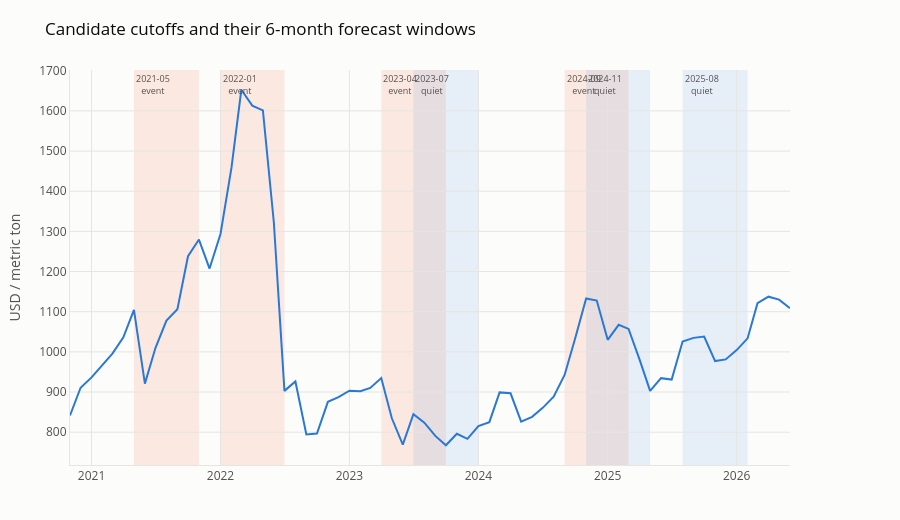

Notebook code for this chart:
### Markdown cell above
---
## 4. Do the candidate cutoffs actually look right?

Each shaded band is one cutoff's 6-month forecast window. Orange bands are the
"event" cutoffs, blue are "quiet".

**This chart is the check on the cutoff choice.** An event window should visibly
contain a shock; a quiet window should look flat. If one doesn't, swap it.

### Code cell
plot_cutoff_windows(prices)

### Figure 1 — Plotly figure (JSON) as saved in the notebook; plotly's stock layout.template omitted (floating-point values rounded to 4 significant figures)
{"data": [{"hovertemplate": "%{x|%b %Y}<br><b>$%{y:.0f}</b>/tonne<extra></extra>", "line": {"color": "#2a78d6", "width": 2}, "mode": "lines", "name": "Palm oil", "type": "scatter", "x": ["2020-11-01T00:00:00.000000", "2020-12-01T00:00:00.000000", "2021-01-01T00:00:00.000000", "2021-02-01T00:00:00.000000", "2021-03-01T00:00:00.000000", "2021-04-01T00:00:00.000000", "2021-05-01T00:00:00.000000", "2021-06-01T00:00:00.000000", "2021-07-01T00:00:00.000000", "2021-08-01T00:00:00.000000", "2021-09-01T00:00:00.000000", "2021-10-01T00:00:00.000000", "2021-11-01T00:00:00.000000", "2021-12-01T00:00:00.000000", "2022-01-01T00:00:00.000000", "2022-02-01T00:00:00.000000", "2022-03-01T00:00:00.000000", "2022-04-01T00:00:00.000000", "2022-05-01T00:00:00.000000", "2022-06-01T00:00:00.000000", "2022-07-01T00:00:00.000000", "2022-08-01T00:00:00.000000", "2022-09-01T00:00:00.000000", "2022-10-01T00:00:00.000000", "2022-11-01T00:00:00.000000", "2022-12-01T00:00:00.000000", "2023-01-01T00:00:00.000000", "2023-02-01T00:00:00.000000", "2023-03-01T00:00:00.000000", "2023-04-01T00:00:00.000000", "2023-05-01T00:00:00.000000", "2023-06-01T00:00:00.000000", "2023-07-01T00:00:00.000000", "2023-08-01T00:00:00.000000", "2023-09-01T00:00:00.000000", "2023-10-01T00:00:00.000000", "2023-11-01T00:00:00.000000", "2023-12-01T00:00:00.000000", "2024-01-01T00:00:00.000000", "2024-02-01T00:00:00.000000", "2024-03-01T00:00:00.000000", "2024-04-01T00:00:00.000000", "2024-05-01T00:00:00.000000", "2024-06-01T00:00:00.000000", "2024-07-01T00:00:00.000000", "2024-08-01T00:00:00.000000", "2024-09-01T00:00:00.000000", "2024-10-01T00:00:00.000000", "2024-11-01T00:00:00.000000", "2024-12-01T00:00:00.000000", "2025-01-01T00:00:00.000000", "2025-02-01T00:00:00.000000", "2025-03-01T00:00:00.000000", "2025-04-01T00:00:00.000000", "2025-05-01T00:00:00.000000", "2025-06-01T00:00:00.000000", "2025-07-01T00:00:00.000000", "2025-08-01T00:00:00.000000", "2025-09-01T00:00:00.000000", "2025-10-01T00:00:00.000000", "2025-11-01T00:00:00.000000", "2025-12-01T00:00:00.000000", "2026-01-01T00:00:00.000000", "2026-02-01T00:00:00.000000", "2026-03-01T00:00:00.000000", "2026-04-01T00:00:00.000000", "2026-05-01T00:00:00.000000", "2026-06-01T00:00:00.000000"], "y": [841.6, 910.6, 936.4, 968.9, 995.8, 1036.0, 1105.0, 921.0, 1010.0, 1078.0, 1106.0, 1238.0, 1280.0, 1207.0, 1294.0, 1458.0, 1653.0, 1613.0, 1601.0, 1322.0, 902.9, 926.3, 794.5, 796.7, 875.7, 887.1, 903.3, 902.2, 910.2, 934.8, 834.6, 769.1, 845.0, 823.6, 790.7, 767.5, 796.0, 783.3, 815.4, 825.1, 899.0, 896.9, 826.2, 838.2, 860.6, 888.2, 942.6, 1034.0, 1133.0, 1128.0, 1030.0, 1067.0, 1057.0, 981.2, 902.8, 934.5, 931.0, 1026.0, 1035.0, 1038.0, 977.1, 981.2, 1004.0, 1034.0, 1121.0, 1137.0, 1130.0, 1109.0]}], "layout": {"annotations": [{"font": {"size": 9}, "showarrow": false, "text": "2021-05<br>event", "x": "2021-05-01T00:00:00", "xanchor": "left", "xref": "x", "y": 1, "yanchor": "top", "yref": "y domain"}, {"font": {"size": 9}, "showarrow": false, "text": "2022-01<br>event", "x": "2022-01-01T00:00:00", "xanchor": "left", "xref": "x", "y": 1, "yanchor": "top", "yref": "y domain"}, {"font": {"size": 9}, "showarrow": false, "text": "2023-04<br>event", "x": "2023-04-01T00:00:00", "xanchor": "left", "xref": "x", "y": 1, "yanchor": "top", "yref": "y domain"}, {"font": {"size": 9}, "showarrow": false, "text": "2024-09<br>event", "x": "2024-09-01T00:00:00", "xanchor": "left", "xref": "x", "y": 1, "yanchor": "top", "yref": "y domain"}, {"font": {"size": 9}, "showarrow": false, "text": "2023-07<br>quiet", "x": "2023-07-01T00:00:00", "xanchor": "left", "xref": "x", "y": 1, "yanchor": "top", "yref": "y domain"}, {"font": {"size": 9}, "showarrow": false, "text": "2024-11<br>quiet", "x": "2024-11-01T00:00:00", "xanchor": "left", "xref": "x", "y": 1, "yanchor": "top", "yref": "y domain"}, {"font": {"size": 9}, "showarrow": false, "text": "2025-08<br>quiet", "x": "2025-08-01T00:00:00", "xanchor": "left", "xref": "x", "y": 1, "yanchor": "top", "yref": "y domain"}], "font": {"color": "#52514e", "size": 12}, "height": 520, "hovermode": "x unified", "legend": {"orientation": "h", "x": 0, "xanchor": "left", "y": 1.02, "yanchor": "bottom"}, "margin": {"b": 55, "l": 70, "r": 110, "t": 70}, "paper_bgcolor": "#fcfcfb", "plot_bgcolor": "#fcfcfb", "shapes": [{"fillcolor": "rgba(235, 104, 52, 0.13)", "layer": "below", "line": {"width": 0}, "type": "rect", "x0": "2021-05-01T00:00:00", "x1": "2021-11-01T00:00:00", "xref": "x", "y0": 0, "y1": 1, "yref": "y domain"}, {"fillcolor": "rgba(235, 104, 52, 0.13)", "layer": "below", "line": {"width": 0}, "type": "rect", "x0": "2022-01-01T00:00:00", "x1": "2022-07-01T00:00:00", "xref": "x", "y0": 0, "y1": 1, "yref": "y domain"}, {"fillcolor": "rgba(235, 104, 52, 0.13)", "layer": "below", "line": {"width": 0}, "type": "rect", "x0": "2023-04-01T00:00:00", "x1": "2023-10-01T00:00:00", "xref": "x", "y0": 0, "y1": 1, "yref": "y domain"}, {"fillcolor": "rgba(235, 104, 52, 0.13)", "layer": "below", "line": {"width": 0}, "type": "rect", "x0": "2024-09-01T00:00:00", "x1": "2025-03-01T00:00:00", "xref": "x", "y0": 0, "y1": 1, "yref": "y domain"}, {"fillcolor": "rgba(42, 120, 214, 0.10)", "layer": "below", "line": {"width": 0}, "type": "rect", "x0": "2023-07-01T00:00:00", "x1": "2024-01-01T00:00:00", "xref": "x", "y0": 0, "y1": 1, "yref": "y domain"}, {"fillcolor": "rgba(42, 120, 214, 0.10)", "layer": "below", "line": {"width": 0}, "type": "rect", "x0": "2024-11-01T00:00:00", "x1": "2025-05-01T00:00:00", "xref": "x", "y0": 0, "y1": 1, "yref": "y domain"}, {"fillcolor": "rgba(42, 120, 214, 0.10)", "layer": "below", "line": {"width": 0}, "type": "rect", "x0": "2025-08-01T00:00:00", "x1": "2026-02-01T00:00:00", "xref": "x", "y0": 0, "y1": 1, "yref": "y domain"}], "title": {"font": {"color": "#0b0b0b", "size": 17}, "text": "Candidate cutoffs and their 6-month forecast windows"}, "xaxis": {"gridcolor": "#e6e5e1", "linecolor": "#e6e5e1", "showspikes": false, "zeroline": false}, "yaxis": {"gridcolor": "#e6e5e1", "linecolor": "#e6e5e1", "showspikes": false, "title": {"text": "USD / metric ton"}, "zeroline": false}}}
